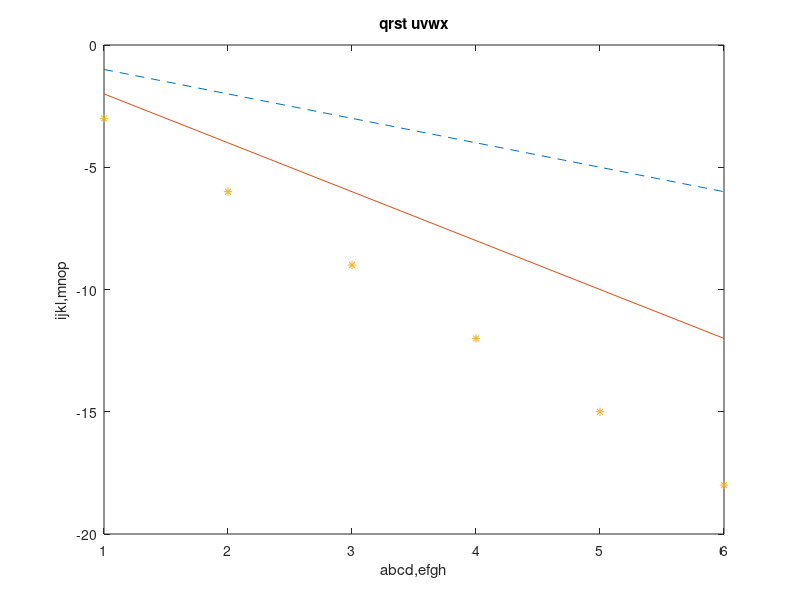

Write the MATLAB code that produced this figure.
x=[1 2 3 4 5  6];
y1=[-1 -2 -3 -4 -5 -6];
y2=[-2 -4 -6 -8 -10 -12];
y3=[-3 -6 -9 -12 -15 -18];

plot (x,y1,'--',x,y2,'-',x,y3,'*')
xlabel( "abcd,efgh")
ylabel("ijkl,mnop")
title("qrst uvwx")